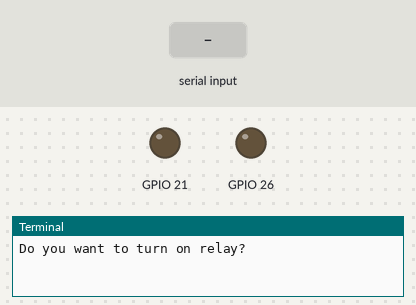
Simulated run of this program. Board: Raspberry Pi (BCM pin numbers). Parts: output pins drawn as LEDs (lit = HIGH), the last lines printed to the terminal. The inputs (shaded band) are chosen by the test bench.

Above: at 1.2 s.
1.3 s: "off" typed at the terminal, then Enter
At 2.7 s:
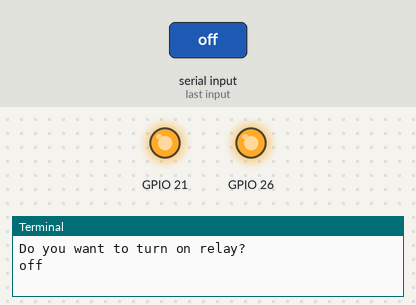
Timing chart, 0 to 4.3 s (numbered marks = the images above; inputs shaded):
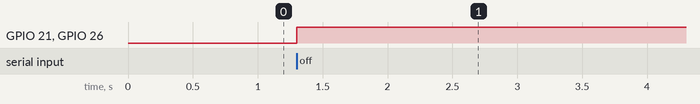

The program:

main.py
```python
import RPi.GPIO as GPIO
import time

GPIO.setmode(GPIO.BCM)
GPIO.setup(21, GPIO.OUT)
GPIO.setup(26, GPIO.OUT)
GPIO.setwarnings(False)

response = None
while not (response == "on" or response == "off"):
    response = input("Do you want to turn on relay?").lower()

try:
    while True:
        if response == "on":
            GPIO.output(21, GPIO.LOW)
            GPIO.output(26, GPIO.LOW)
            time.sleep(2)
            print("It's ON")
        else:
            GPIO.output(21, GPIO.HIGH)
            GPIO.output(26, GPIO.HIGH)
            time.sleep(2)
            print("It's OFF")

finally:
    GPIO.cleanup()
```

Measured:
- after the input at 1.3 s, GPIO 21, GPIO 26: LOW → HIGH at once
